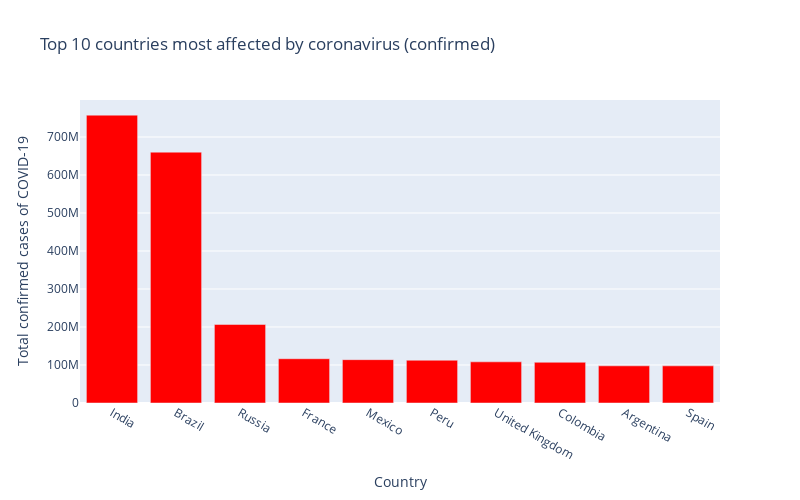

Notebook source saved alongside this figure:
### Markdown cell above
# Data Visualization

### Code cell
etat_confirme = final_table.sort_values('Total confirmed cases of COVID-19',ascending=False)
etat_confirme['Country']

px.bar(
   etat_confirme.head(10),
   x= 'Country',
   y= 'Total confirmed cases of COVID-19',
  title='Top 10 countries most affected by coronavirus (confirmed)',
  color_discrete_sequence=['red'],
  height=500,
  width=800
)

### Figure 1 — Plotly figure (JSON) as saved in the notebook; plotly's stock layout.template omitted (floating-point values rounded to 4 significant figures)
{"data": [{"alignmentgroup": "True", "hovertemplate": "Country=%{x}<br>Total confirmed cases of COVID-19=%{y}<extra></extra>", "legendgroup": "", "marker": {"color": "red", "pattern": {"shape": ""}}, "name": "", "offsetgroup": "", "orientation": "v", "showlegend": false, "textposition": "auto", "type": "bar", "x": ["India", "Brazil", "Russia", "France", "Mexico", "Peru", "United Kingdom", "Colombia", "Argentina", "Spain"], "xaxis": "x", "y": [757403981, 660050116, 206721701, 116500824, 114021604, 112576530, 108329736, 107134513, 97788865, 97755991], "yaxis": "y"}], "layout": {"barmode": "relative", "height": 500, "legend": {"tracegroupgap": 0}, "title": {"text": "Top 10 countries most affected by coronavirus (confirmed)"}, "width": 800, "xaxis": {"anchor": "y", "domain": [0, 1], "title": {"text": "Country"}}, "yaxis": {"anchor": "x", "domain": [0, 1], "title": {"text": "Total confirmed cases of COVID-19"}}}}
